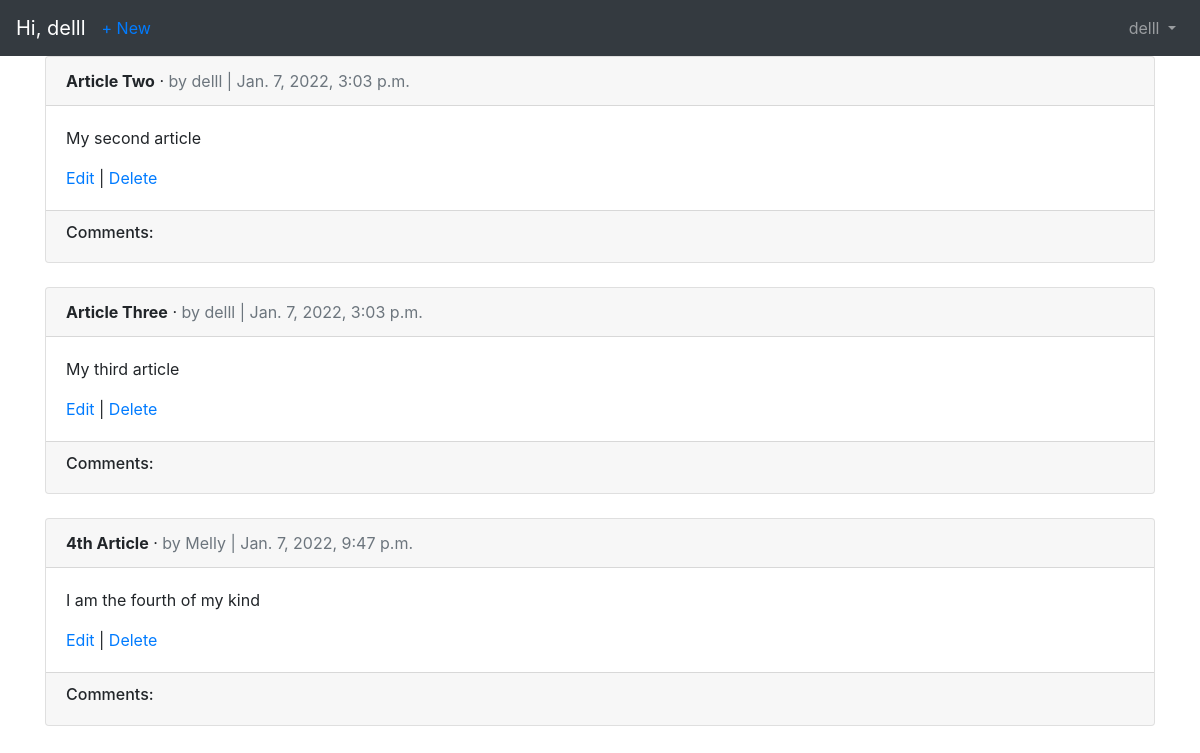
The page /articles/ (signed in) on the database as committed earlier.
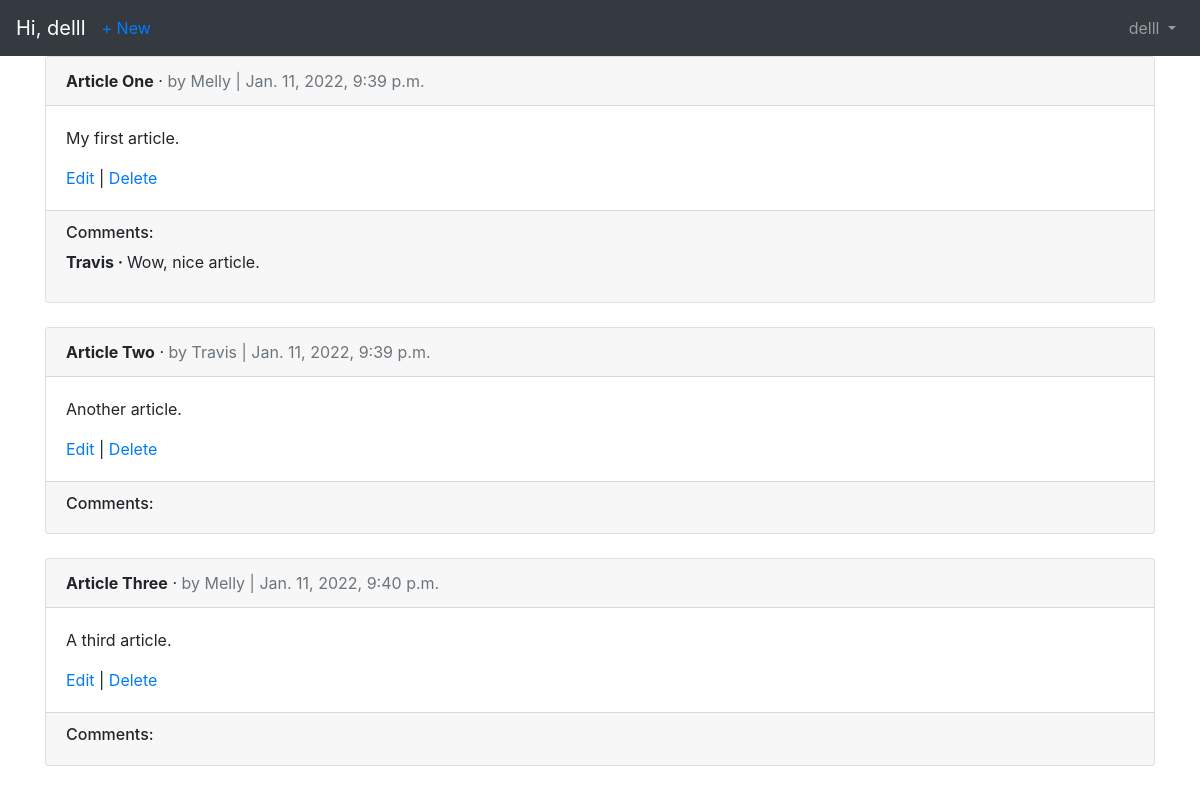
The same page on the database as committed later.
### accounts/models.py (models this page shows)
class CustomUser(AbstractUser):
    age = models.PositiveIntegerField(null=True, blank=True)

### articles/models.py (models this page shows, shortened)
class Article(models.Model):
    title = models.CharField(max_length=255)
    body = models.TextField()
    date = models.DateTimeField(auto_now_add=True)
    author = models.ForeignKey(
        get_user_model(),
        on_delete=models.CASCADE,
    )

class Comment(models.Model):
    article = models.ForeignKey(
        Article,
        on_delete=models.CASCADE,
        related_name='comments',
    )
    comment = models.CharField(max_length=140)
    author = models.ForeignKey(
        get_user_model(),
        on_delete=models.CASCADE,
    )
    def __str__(self):
        return self.comment

### articles/views.py (the view)
# urls.py: path('', ArticleListView.as_view(), name='article_list'),
class ArticleListView(LoginRequiredMixin,ListView):
    model = Article
    template_name = 'article_list.html'

### templates/article_list.html (shortened to what this page needs)
{% extends 'base.html' %}
{% block content %}
    {% for article in object_list %}
        <div class="card">
            <div class="card-header">
                <span class="font-weight-bold">{{ article.title }}</span> &middot;
                <span class="text-muted">by {{ article.author }} | {{ article.date }} </span>
            </div>
            <div class="card-body">
                <p>
                    {{ article.body }}
                </p>
                <a href="{% url 'article_edit' article.pk %}">Edit</a> |
                <a href="{% url 'article_delete' article.pk %}">Delete</a>
            </div>
            <div class="card-footer">
                <h6>
                    Comments:
                </h6>
                {% for comment in article.comments.all %}
                    <p>
                        <span class="font-weight-bold">
                            {{ comment.author }} &middot;
                        </span>
                        {{ comment }}
                    </p>
                {% endfor %}
            </div>
        </div>
        <br/>
    {% endfor %}
{% endblock %}

### templates/base.html (shortened to what this page needs)
<!doctype html>
<html lang="en">
  <head>
    <link rel="stylesheet" href="https://cdn.jsdelivr.net/npm/bootstrap@4.5.3/dist/css/bootstrap.min.css">
  </head>
  <body>
    <nav class="navbar navbar-expand-lg navbar-dark bg-dark">
        <a class="navbar-brand" href="{% url 'home' %}">Hi, {{ user.username }} </a>
        {% if user.is_authenticated %}
            <ul class="navbar-nav mr-auto">
            <li class="nav-item">
            <a href="{% url 'article_new' %}">+ New</a>
            </li>
            </ul>
        {% endif %}
        <div class="collapse navbar-collapse" id="navbarSupportedContent">
        {% if user.is_authenticated %}
        <ul class="navbar-nav ml-auto">
        <li class="nav-item">
        <a class="nav-link dropdown-toggle" href="#"
        id="navbarDropdown" role="button" data-toggle="dropdown"
        aria-haspopup="true" aria-expanded="false">
        {{ user.username }}
        </a>
        </li>
        </ul>
        {% endif %}
        </div>
    </nav>
    <main>
        <div class="container">
            {% block content %}
            {% endblock %}
        </div>
    </main>
  </body>
</html>

Rows that differ between the two databases and show on the page:
removed Article: title "4th Article", author "Melly", date "Jan. 7, 2022, 9:47 p.m.", body "I am the fourth of my kind"
added Article: title "Article One", author "Melly", date "Jan. 11, 2022, 9:39 p.m.", body "My first article."
added Comment: author "Travis", comment "Wow, nice article."
changed Article "Article Two": author "delll" → "Travis"; date "Jan. 7, 2022, 3:03 p.m." → "Jan. 11, 2022, 9:39 p.m."; body "My second article" → "Another article."
changed Article "Article Three": author "delll" → "Melly"; date "Jan. 7, 2022, 3:03 p.m." → "Jan. 11, 2022, 9:40 p.m."; body "My third article" → "A third article."
